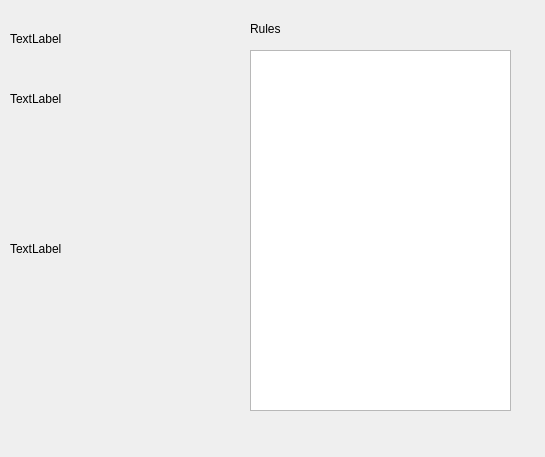
<?xml version="1.0" encoding="UTF-8"?>
<ui version="4.0">
 <class>MatchDetailsModal</class>
 <widget class="QDialog" name="MatchDetailsModal">
  <property name="geometry">
   <rect>
    <x>0</x>
    <y>0</y>
    <width>545</width>
    <height>457</height>
   </rect>
  </property>
  <property name="windowTitle">
   <string>Dialog</string>
  </property>
  <widget class="QListWidget" name="rulesList">
   <property name="geometry">
    <rect>
     <x>250</x>
     <y>50</y>
     <width>261</width>
     <height>361</height>
    </rect>
   </property>
  </widget>
  <widget class="QLabel" name="label">
   <property name="geometry">
    <rect>
     <x>250</x>
     <y>20</y>
     <width>67</width>
     <height>17</height>
    </rect>
   </property>
   <property name="text">
    <string>Rules</string>
   </property>
  </widget>
  <widget class="QLabel" name="animalName">
   <property name="geometry">
    <rect>
     <x>10</x>
     <y>30</y>
     <width>67</width>
     <height>17</height>
    </rect>
   </property>
   <property name="text">
    <string>TextLabel</string>
   </property>
  </widget>
  <widget class="QLabel" name="clientName">
   <property name="geometry">
    <rect>
     <x>10</x>
     <y>90</y>
     <width>67</width>
     <height>17</height>
    </rect>
   </property>
   <property name="text">
    <string>TextLabel</string>
   </property>
  </widget>
  <widget class="QLabel" name="rationaleLabel">
   <property name="geometry">
    <rect>
     <x>10</x>
     <y>240</y>
     <width>67</width>
     <height>17</height>
    </rect>
   </property>
   <property name="text">
    <string>TextLabel</string>
   </property>
  </widget>
 </widget>
 <resources/>
 <connections/>
</ui>
